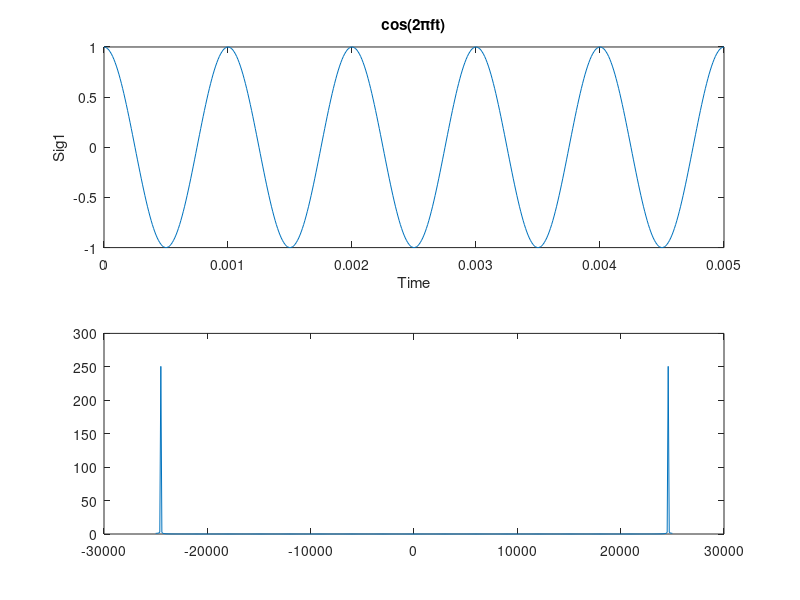

Recreate this plot in MATLAB.
f = 1000; 
t= 0:0.00001:0.005; %TIME INTERVEL FROM 0 TO 0.005 
A = cos(2*pi*f*t);
subplot(2,1,1);
plot(t, A);
title('cos(2\pift)');
xlabel('Time');
ylabel('Sig1');
L = length(A);                 
% spectrum analysis
sig1_w = abs(fft(A, L));
w = 25000*linspace(-1, 1, L);
subplot(2,1,2);
plot(w, sig1_w);